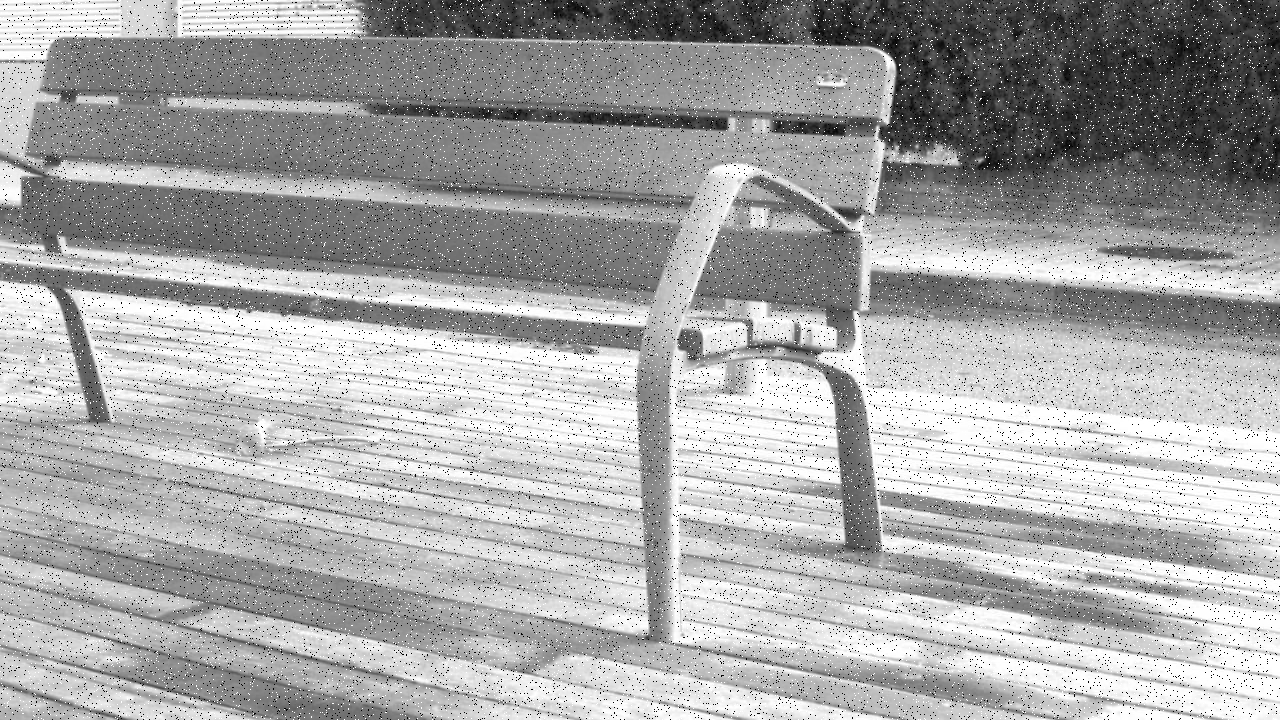
#> input picture hw2/ex1_images/noise.png, 1280 x 720 px
$ python ex1.py
#> lines starting #> are read from the running program, lines starting #| are printed output that depends on the picture; after the words box and inside, x2 and y2 are one past the last pixel; in counts of white or black regions, pixels touching at a corner belong together; long printed decimals are rounded
import cv2
import matplotlib.pyplot as plt
import numpy as np
import math
import os
os.chdir(r"D:\Download\Năm 2 kì 2\Xử lý ảnh\BT\HW2")

def read_img(img_path):
    """
        Read grayscale image
        Inputs:
        img_path: str: image path
        Returns:
        img: cv2 image
    """
#> called with img_path = 'ex1_images/noise.png'
    return cv2.imread(img_path, 0)
#> returned value is the input picture: shape (720, 1280); min 0, max 255, mean 167.2


def padding_img(img, filter_size=3):
    """
    The surrogate function for the filter functions.
    The goal of the function: replicate padding the image such that when applying the kernel with the size of filter_size, the padded image will be the same size as the original image.
    Inputs:
        img: cv2 image: original image
        filter_size: int: size of square filter
    Return:
        padded_img: cv2 image: the padding image
    """
    # dividing to get the size of padded part
    pad_size = int(filter_size/2)
    h, w = img.shape

    # create a temporary image with the size like that
    padded_img = np.zeros((h + 2 * pad_size, w + 2 * pad_size), dtype=img.dtype)

    # copying original image into padded_img
    padded_img[pad_size : -pad_size, pad_size : -pad_size] = img

    # pad rows
    padded_img[:pad_size, pad_size : - pad_size] = img[0,:]
    padded_img[- pad_size:, pad_size : - pad_size] = img[h - 1, :]

    # pad columns
    padded_img[pad_size : - pad_size, :pad_size] = img[:,0].reshape(-1, 1)
    padded_img[pad_size : - pad_size, - pad_size:] = img[:,w - 1].reshape(-1, 1)

    # pad 4 corners
    padded_img[:pad_size, :pad_size] = img[0,0]
    padded_img[:pad_size, - pad_size:] = img[0,-1]
    padded_img[- pad_size:, :pad_size] = img[-1,0]
    padded_img[- pad_size:, - pad_size:] = img[-1,-1]

    return padded_img

def mean_filter(img, filter_size=3):
    """
    Smoothing image with mean square filter with the size of filter_size. Use replicate padding for the image.
    Inputs:
        img: cv2 image: original image
        filter_size: int: size of square filter,
    Return:
        smoothed_img: cv2 image: the smoothed image with mean filter.
    """
#> called with filter_size = 3
    h, w = img.shape
#> h = 720; w = 1280
    # create a temporary image with the size like that
    mean_img = np.zeros((h,w), dtype=img.dtype)
    padded_img = padding_img(img)
#> in padding_img, `padded_img[pad_size : - pad_size, - pad_size:] = img[:,w - 1].reshape(..`:
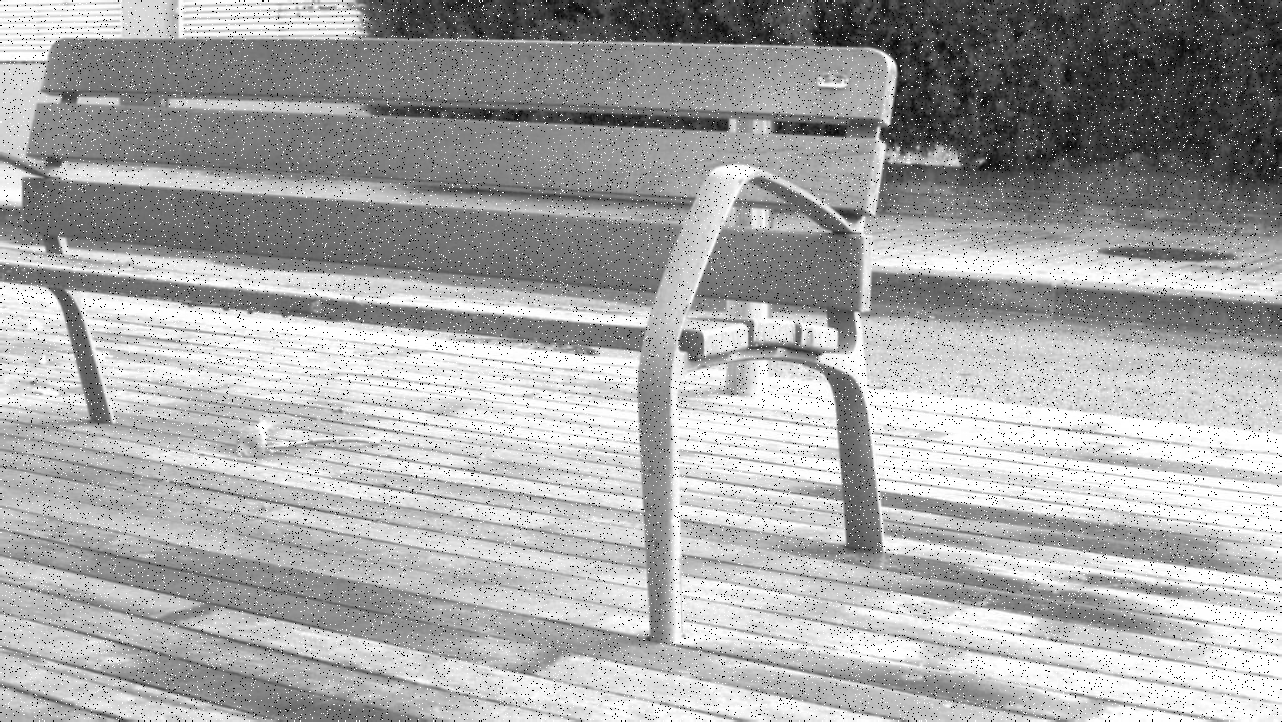
#> padded_img: shape (722, 1282); min 0, max 255, mean 167.2
#> in padding_img, `padded_img[:pad_size, :pad_size] = img[0,0]`: padded_img: shape (722, 1282); under 0.01% of pixels changed, all inside (x1, y1, x2, y2) = (0, 0, 1, 1)
#> in padding_img, `padded_img[:pad_size, - pad_size:] = img[0,-1]`: padded_img: shape (722, 1282); min 0, max 255, mean 167.2
#> in padding_img, `padded_img[- pad_size:, :pad_size] = img[-1,0]`: padded_img: shape (722, 1282); min 0, max 255, mean 167.2
#> in padding_img, `padded_img[- pad_size:, - pad_size:] = img[-1,-1]`: padded_img: shape (722, 1282); min 0, max 255, mean 167.2
    # select filters
    pad_size = int(filter_size/2)
    mean_win = np.full((filter_size, filter_size), 1/(filter_size * filter_size), dtype=float)
    for i in range(pad_size, h + pad_size):
        for j in range(pad_size, w + pad_size):
            cur_sec = padded_img[i - pad_size:i + pad_size + 1, j - pad_size:j + pad_size + 1]
            res = np.multiply(cur_sec, mean_win)
            mean_img[i - pad_size, j - pad_size] = np.sum(res)

    return mean_img

def median_filter(img, filter_size=3):
    """
        Smoothing image with median square filter with the size of filter_size. Use replicate padding for the image.
        WARNING: Do not use the exterior functions from available libraries such as OpenCV, scikit-image, etc. Just do from scratch using function from the numpy library or functions in pure Python.
        Inputs:
            img: cv2 image: original image
            filter_size: int: size of square filter
        Return:
            smoothed_img: cv2 image: the smoothed image with median filter.
    """
    h, w = img.shape
    # create a temporary image with the size like that
    med_img = np.zeros((h,w), dtype=img.dtype)
    padded_img = padding_img(img)
    pad_size = int(filter_size/2)
    for i in range(pad_size, h + pad_size):
        for j in range(pad_size, w + pad_size):
            cur_sec = padded_img[i - pad_size:i + pad_size + 1, j - pad_size:j + pad_size + 1]
            res = np.median(cur_sec)
            med_img[i - pad_size, j - pad_size] = res

    return med_img


def psnr(gt_img, smooth_img):
    """
        Calculate the PSNR metric
        Inputs:
            gt_img: cv2 image: groundtruth image
            smooth_img: cv2 image: smoothed image
        Outputs:
            psnr_score: PSNR score
    """
    m,n = gt_img.shape
    tmp = np.subtract(gt_img, smooth_img) * np.subtract(gt_img, smooth_img)
    mse = np.sum(tmp) * (1/(m*n))
    if (mse == 0):
        return np.Infinity
    psnr = 10 * np.log10((255 ** 2)/mse)
    return psnr


def show_res(before_img, after_img):
    """
        Show the original image and the corresponding smooth image
        Inputs:
            before_img: cv2: image before smoothing
            after_img: cv2: corresponding smoothed image
        Return:
            None
    """
    plt.figure(figsize=(12, 9))
    plt.subplot(1, 2, 1)
    plt.imshow(before_img, cmap='gray')
    plt.title('Before')

    plt.subplot(1, 2, 2)
    plt.imshow(after_img, cmap='gray')
    plt.title('After')
    plt.show()


if __name__ == '__main__':
    img_noise = "ex1_images/noise.png" # <- need to specify the path to the noise image
    img_gt = "ex1_images/ori_img.png" # <- need to specify the path to the gt image
    img = read_img(img_noise)
    filter_size = 3

    # Mean filter
    mean_smoothed_img = mean_filter(img, filter_size)
    show_res(img, mean_smoothed_img)
#> in show_res, `plt.show()`:
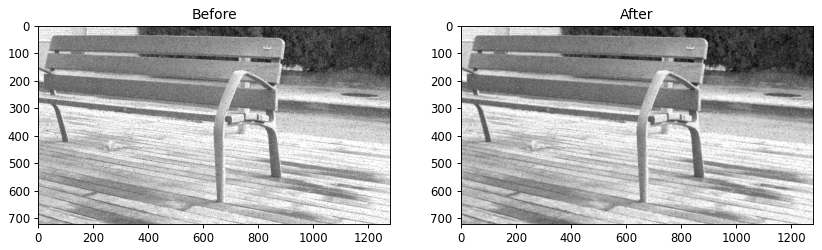
#> figure drawn by matplotlib, 2 panels
    print('PSNR score of mean filter: ', psnr(img, mean_smoothed_img))
#> in psnr, `tmp = np.subtract(gt_img, smooth_img) * np.subtract(gt_img, smooth_img)`:
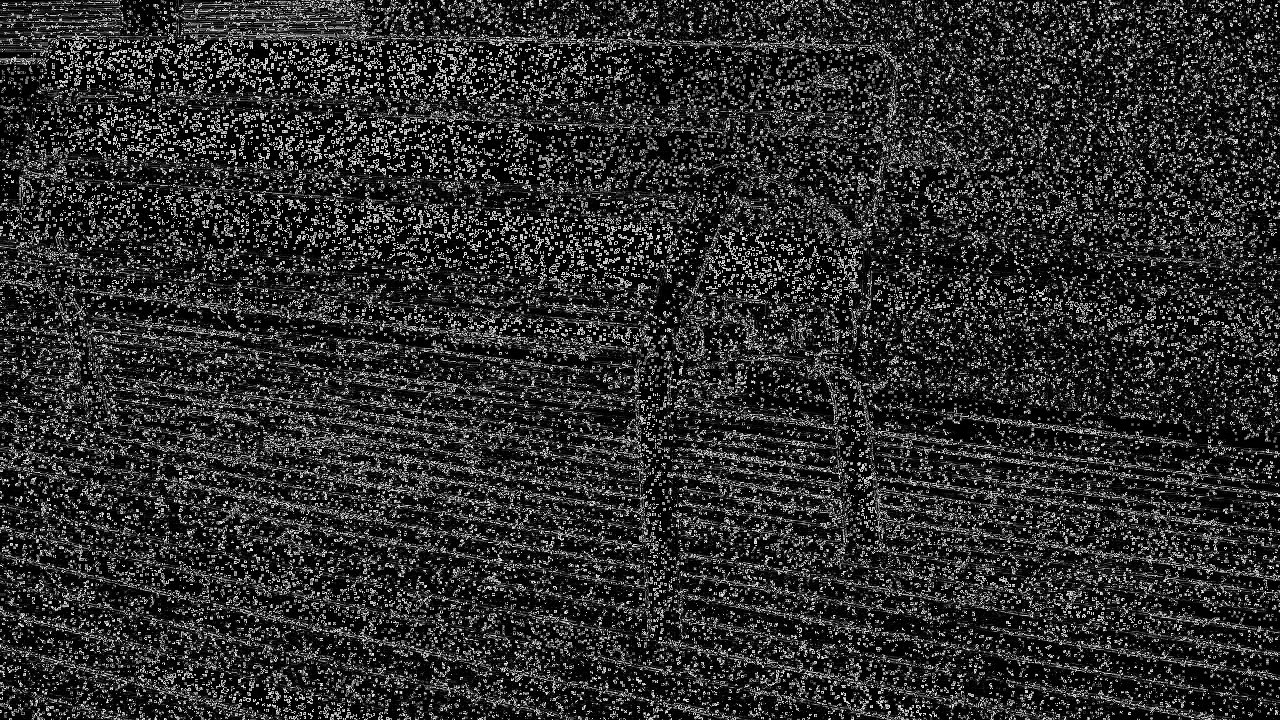
#> tmp: shape (720, 1280); min 0, max 249, mean 44.9
#> in psnr, `mse = np.sum(tmp) * (1/(m*n))`: mse = 44.93
#> in psnr, `psnr = 10 * np.log10((255 ** 2)/mse)`: psnr = 31.61
#| PSNR score of mean filter:  31.606

    # Median filter
    median_smoothed_img = median_filter(img, filter_size)
#> after the loop in median_filter, `for i in range(pad_size, h + pad_size):`:
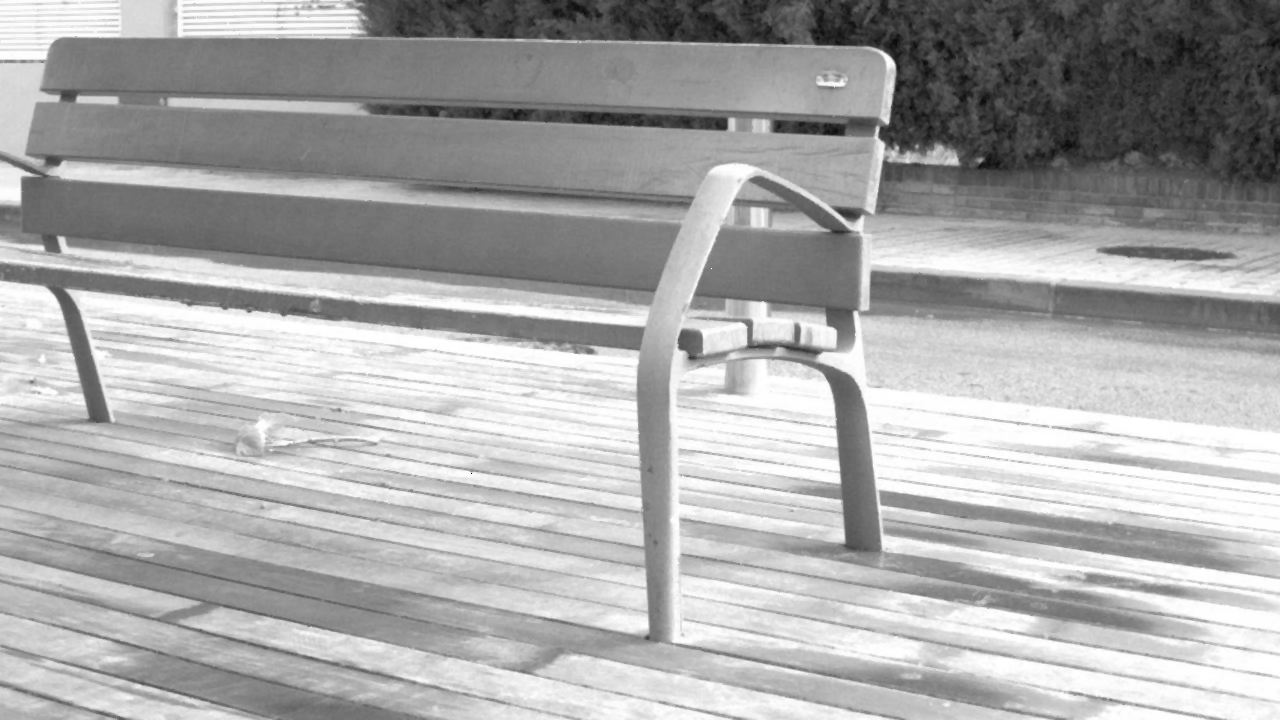
#> med_img: shape (720, 1280); min 0, max 255, mean 169.5
    show_res(img, median_smoothed_img)
    print('PSNR score of median filter: ', psnr(img, median_smoothed_img))
#> in psnr (call 2), `tmp = np.subtract(gt_img, smooth_img) * np.subtract(gt_img, smooth_img)`:
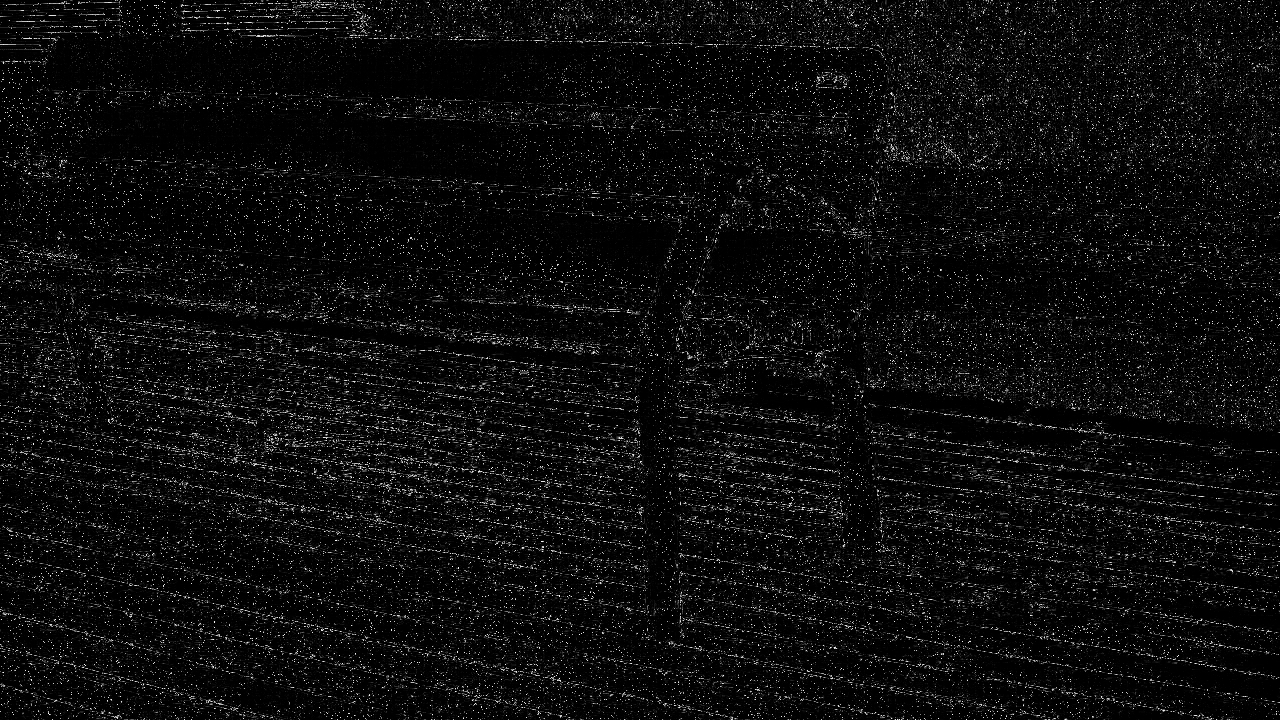
#> tmp: shape (720, 1280); min 0, max 249, mean 12.6
#> in psnr (call 2), `mse = np.sum(tmp) * (1/(m*n))`: mse = 12.62
#> in psnr (call 2), `psnr = 10 * np.log10((255 ** 2)/mse)`: psnr = 37.12
#| PSNR score of median filter:  37.120
